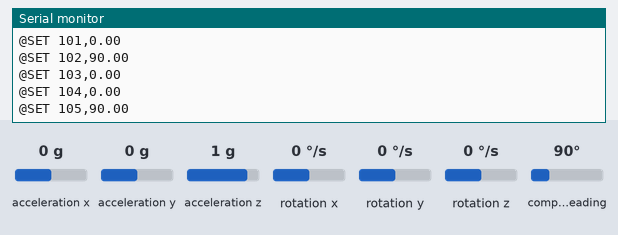
The sketch below on a simulated ESP32. Parts: the last lines printed to the serial monitor. The test bench sets the inputs (shaded band); at power-on: acceleration x 0 g, acceleration y 0 g, compass heading 90°, acceleration z 1 g, rotation x 0 °/s, rotation y 0 °/s, rotation z 0 °/s.

Above: at 11.2 s.
11.3 s: acceleration x set to -1.4 g
At 11.9 s:
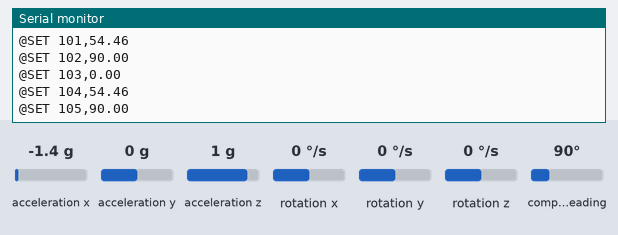
12.8 s: acceleration y set to -1.4 g
At 13.4 s:
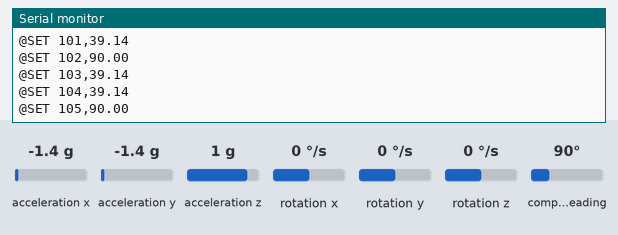
14.3 s: compass heading set to 7°
At 15.4 s:
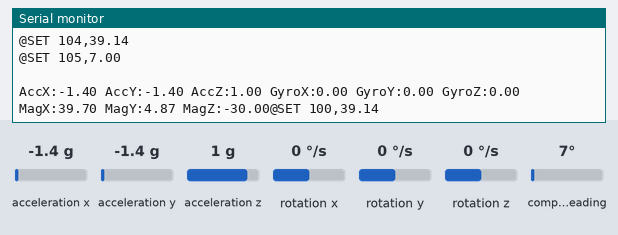
17.3 s: acceleration z set to -1.4 g
At 17.8 s:
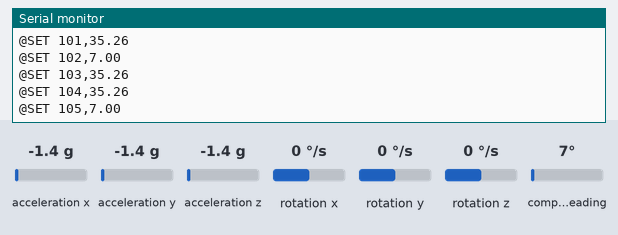
18.8 s: rotation x set to -192 °/s
20.3 s: acceleration x set to 0 g
At 21.2 s:
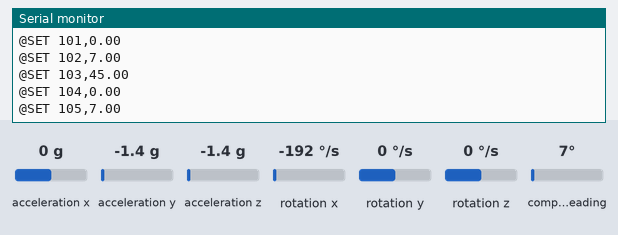
Timing chart, 0 to 23.0 s (numbered marks = the images above; inputs shaded):
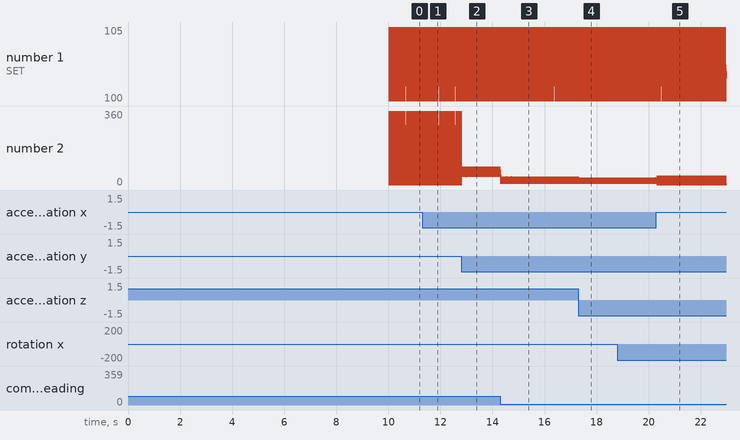

The sketch:

sketch_apr12b.ino
```cpp
#include "MPU9250.h"

MPU9250 mpu;

float AngleX = 0;
float AngleY = 0;
float AngleZ = 0;
int i = 0;

void setup() {
    Serial.begin(115200);
    Wire.begin(21, 5);
    while (!Serial)
      delay(10); // will pause Zero, Leonardo, etc until serial console opens

    mpu.verbose(true);
    if (!mpu.setup(0x68)) {  // change to your own address
        while (1) {
            Serial.println("MPU connection failed. Please check your connection with `connection_check` example.");
            delay(5000);
        }
    }


    Serial.print("Accel Gyro calibration will start in 5sec.");//注意将模块放平稳
    delay(5000);
    mpu.calibrateAccelGyro();
    Serial.println(" ");
    Serial.print("Mag calibration will start in 5sec.");//注意将模块按8字旋转
    delay(5000);
    mpu.calibrateMag();
    mpu.verbose(false);
}

void loop() {
    mpu.update();

    static uint32_t prev_ms = millis();

    if (millis() > prev_ms + 25)
    {

        if(mpu.getRoll()>=0)AngleX = 360-mpu.getRoll();
        else AngleX = -mpu.getRoll();
        Serial.print("@SET 100,");Serial.println(AngleX);

        if(mpu.getPitch()>=0)AngleY = mpu.getPitch();
        else AngleY = 360-(-mpu.getPitch());
        Serial.print("@SET 101,");Serial.println(AngleY);

        if(mpu.getYaw()>=0)AngleZ = mpu.getYaw();
        else AngleZ = 360-(-mpu.getYaw());
        Serial.print("@SET 102,");Serial.println(AngleZ);

        Serial.print("@SET 103,");Serial.println(-mpu.getRoll());
        Serial.print("@SET 104,");Serial.println(mpu.getPitch());
        Serial.print("@SET 105,");Serial.println(mpu.getYaw());

        prev_ms = millis();
        i++;
    }
    if(i==10)
    {
      i=0;
      Serial.println(" ");
      Serial.print("AccX:"); Serial.print(mpu.getAccX()); Serial.print(" ");
      Serial.print("AccY:"); Serial.print(mpu.getAccY()); Serial.print(" ");
      Serial.print("AccZ:"); Serial.print(mpu.getAccZ()); Serial.print(" ");
      Serial.print("GyroX:"); Serial.print(mpu.getGyroX()); Serial.print(" ");
      Serial.print("GyroY:"); Serial.print(mpu.getGyroY()); Serial.print(" ");
      Serial.print("GyroZ:"); Serial.print(mpu.getGyroZ()); Serial.print(" ");
      Serial.print("MagX:"); Serial.print(mpu.getMagX()); Serial.print(" ");
      Serial.print("MagY:"); Serial.print(mpu.getMagY()); Serial.print(" ");
      Serial.print("MagZ:"); Serial.print(mpu.getMagZ()); Serial.print("");
    }
}
```

Measured:
- after the input at 11.3 s, the serial monitor: prints a new line at once (image 1)
- after the input at 12.8 s, the serial monitor: prints a new line at once (image 2)
- after the input at 14.3 s, the serial monitor: prints a new line at once (image 3)
- after the input at 17.3 s, the serial monitor: prints a new line at once (image 4)
- after the input at 20.3 s, the serial monitor: prints a new line at once (image 5)
- plotted number 2: 90 → 7 after the input at 14.3 s
